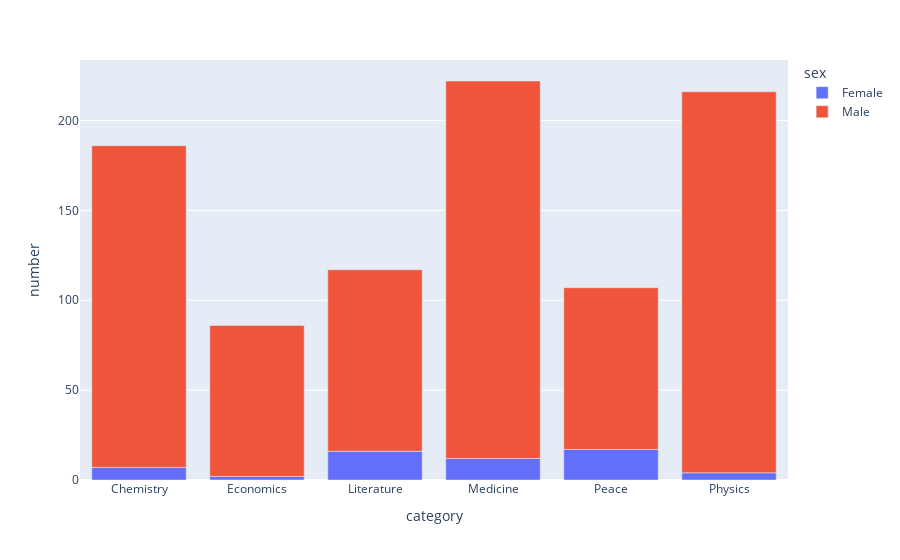

Here is the notebook cell this chart was saved with:
### Code cell
fig = px.bar(df_gender_category, x='category', y='number', color='sex')
fig.show()

### Figure 1 — Plotly figure (JSON) as saved in the notebook; plotly's stock layout.template omitted (floating-point values rounded to 4 significant figures)
{"data": [{"alignmentgroup": "True", "hovertemplate": "sex=Female<br>category=%{x}<br>number=%{y}<extra></extra>", "legendgroup": "Female", "marker": {"color": "#636efa", "pattern": {"shape": ""}}, "name": "Female", "offsetgroup": "Female", "orientation": "v", "showlegend": true, "textposition": "auto", "type": "bar", "x": ["Chemistry", "Economics", "Literature", "Medicine", "Peace", "Physics"], "xaxis": "x", "y": [7, 2, 16, 12, 17, 4], "yaxis": "y"}, {"alignmentgroup": "True", "hovertemplate": "sex=Male<br>category=%{x}<br>number=%{y}<extra></extra>", "legendgroup": "Male", "marker": {"color": "#EF553B", "pattern": {"shape": ""}}, "name": "Male", "offsetgroup": "Male", "orientation": "v", "showlegend": true, "textposition": "auto", "type": "bar", "x": ["Chemistry", "Economics", "Literature", "Medicine", "Peace", "Physics"], "xaxis": "x", "y": [179, 84, 101, 210, 90, 212], "yaxis": "y"}], "layout": {"barmode": "relative", "legend": {"title": {"text": "sex"}, "tracegroupgap": 0}, "margin": {"t": 60}, "xaxis": {"anchor": "y", "domain": [0, 1], "title": {"text": "category"}}, "yaxis": {"anchor": "x", "domain": [0, 1], "title": {"text": "number"}}}}
